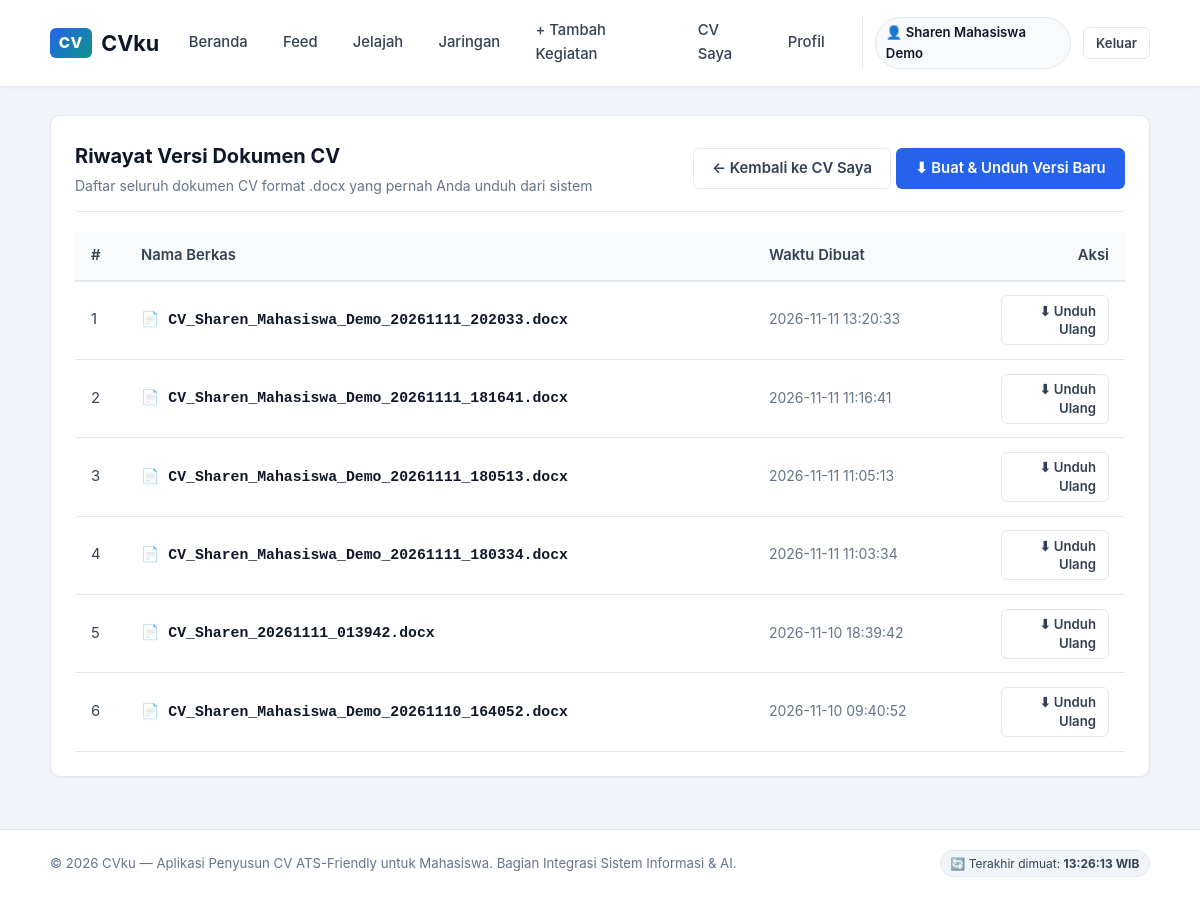
Before: /cv/riwayat (signed in) with the older database file.
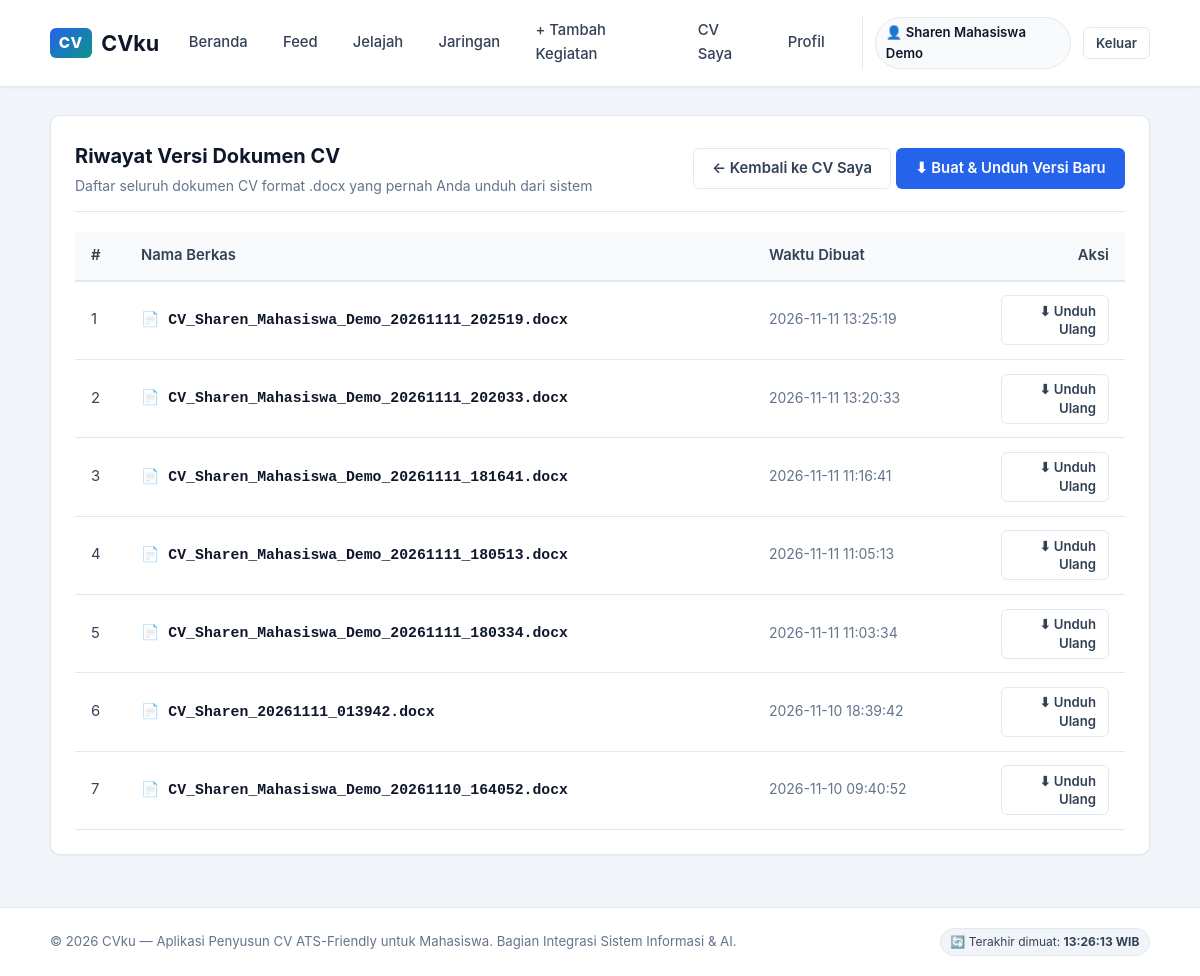
After: the same page with the newer database file.
### tables this page shows
CREATE TABLE versi_cv (
  id INTEGER PRIMARY KEY AUTOINCREMENT,
  id_pengguna INTEGER NOT NULL REFERENCES pengguna(id),
  nama_file TEXT NOT NULL, dibuat_pada TEXT DEFAULT CURRENT_TIMESTAMP);

### app.py (the view)
@app.route("/cv/riwayat")
@mahasiswa_required
def cv_riwayat_page():
    user_id = session["user_id"]
    versi_list = db.daftar_versi_cv(user_id)
    return render_template("cv_riwayat.html", versi_list=versi_list)

### app.py (called while the page is built)
@app.after_request
def add_no_cache_headers(response):
    response.headers["Cache-Control"] = "no-cache, no-store, must-revalidate, max-age=0"
    response.headers["Pragma"] = "no-cache"
    response.headers["Expires"] = "0"
    return response

@app.context_processor
def inject_waktu_server():
    return {
        "waktu_refresh": datetime.datetime.now().strftime("%H:%M:%S")
    }

def pengguna_required(f):
    @wraps(f)
    def decorated_function(*args, **kwargs):
        if not session.get("user_id"):
            flash("Silakan masuk terlebih dahulu untuk mengakses halaman ini.", "warning")
            return redirect(url_for("login", next=request.path))
        return f(*args, **kwargs)
    return decorated_function

### db.py (called while the page is built)
def koneksi():
    con = sqlite3.connect(DB_PATH)
    con.row_factory = sqlite3.Row
    con.execute("PRAGMA foreign_keys = ON")
    return con

def _semua(sql, args=()):
    con = koneksi()
    try:
        return [dict(r) for r in con.execute(sql, args).fetchall()]
    finally:
        con.close()

def daftar_versi_cv(id_pengguna):
    return _semua("SELECT * FROM versi_cv WHERE id_pengguna=? ORDER BY id DESC", (id_pengguna,))

### templates/cv_riwayat.html (shortened to what this page needs)
{% extends "base.html" %}
{% block content %}
<div class="card">
  <div class="card-header">
    <div>
      <h1 class="card-title">Riwayat Versi Dokumen CV</h1>
      <p class="card-subtitle">Daftar seluruh dokumen CV format .docx yang pernah Anda unduh dari sistem</p>
    </div>
    <div>
      <a href="{{ url_for('cv_preview_page') }}" class="btn btn-outline">← Kembali ke CV Saya</a>
      <a href="{{ url_for('unduh_cv_action') }}" class="btn btn-primary">⬇ Buat &amp; Unduh Versi Baru</a>
    </div>
  </div>
  {% if versi_list %}
    <div class="table-responsive">
      <table class="table">
        <thead>
          <tr>
            <th style="width: 50px;">#</th>
            <th>Nama Berkas</th>
            <th>Waktu Dibuat</th>
            <th style="text-align: right; width: 140px;">Aksi</th>
          </tr>
        </thead>
        <tbody>
          {% for v in versi_list %}
            <tr>
              <td>{{ loop.index }}</td>
              <td>
                <span style="font-weight: 600; font-family: monospace; color: var(--dark);">📄 {{ v.nama_file }}</span>
              </td>
              <td>
                <span style="color: var(--muted); font-size: 0.875rem;">{{ v.dibuat_pada }}</span>
              </td>
              <td style="text-align: right;">
                <a href="{{ url_for('unduh_ulang_cv_action', id=v.id) }}" class="btn btn-outline btn-sm">
                  ⬇ Unduh Ulang
                </a>
              </td>
            </tr>
          {% endfor %}
        </tbody>
      </table>
    </div>
  {% endif %}
</div>
{% endblock %}

Changed rows visible on the page:
added versi_cv: nama_file "CV_Sharen_Mahasiswa_Demo_20261111_202519.docx", dibuat_pada "2026-11-11 13:25:19"
